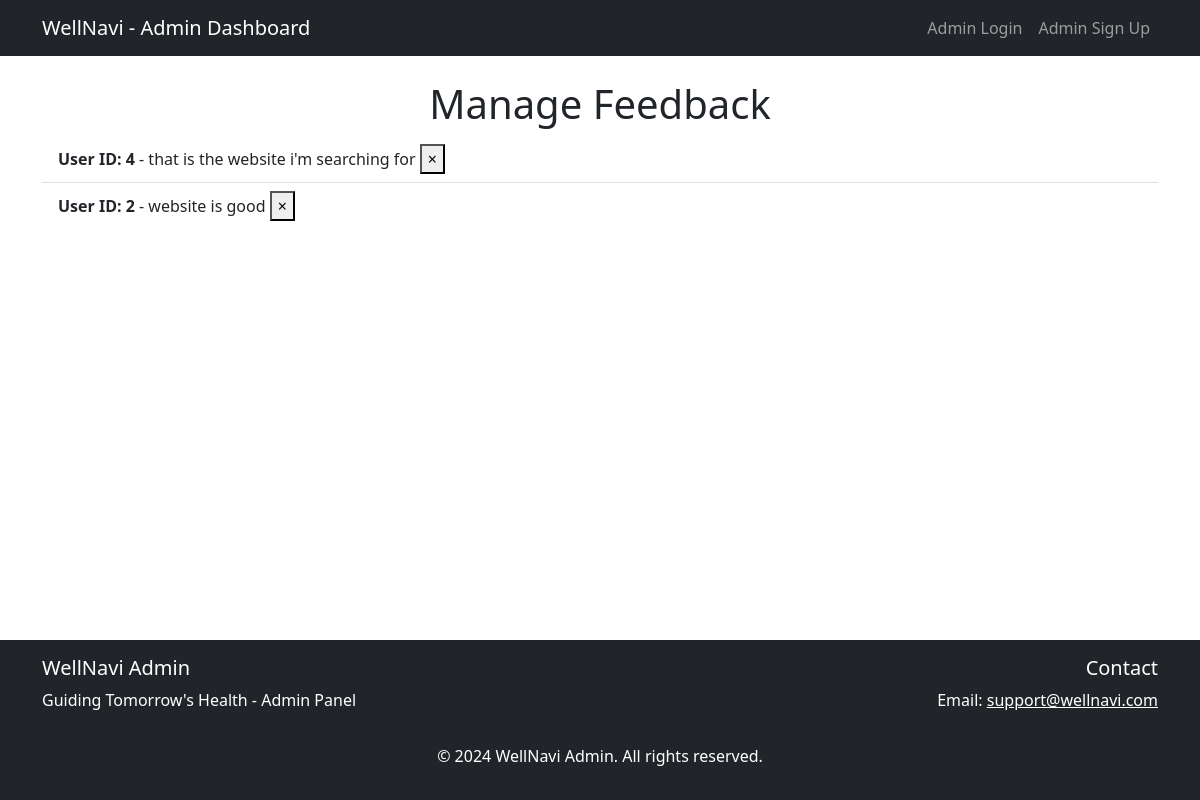
/manage_feedback (signed in), run on an earlier commit of the app's database.
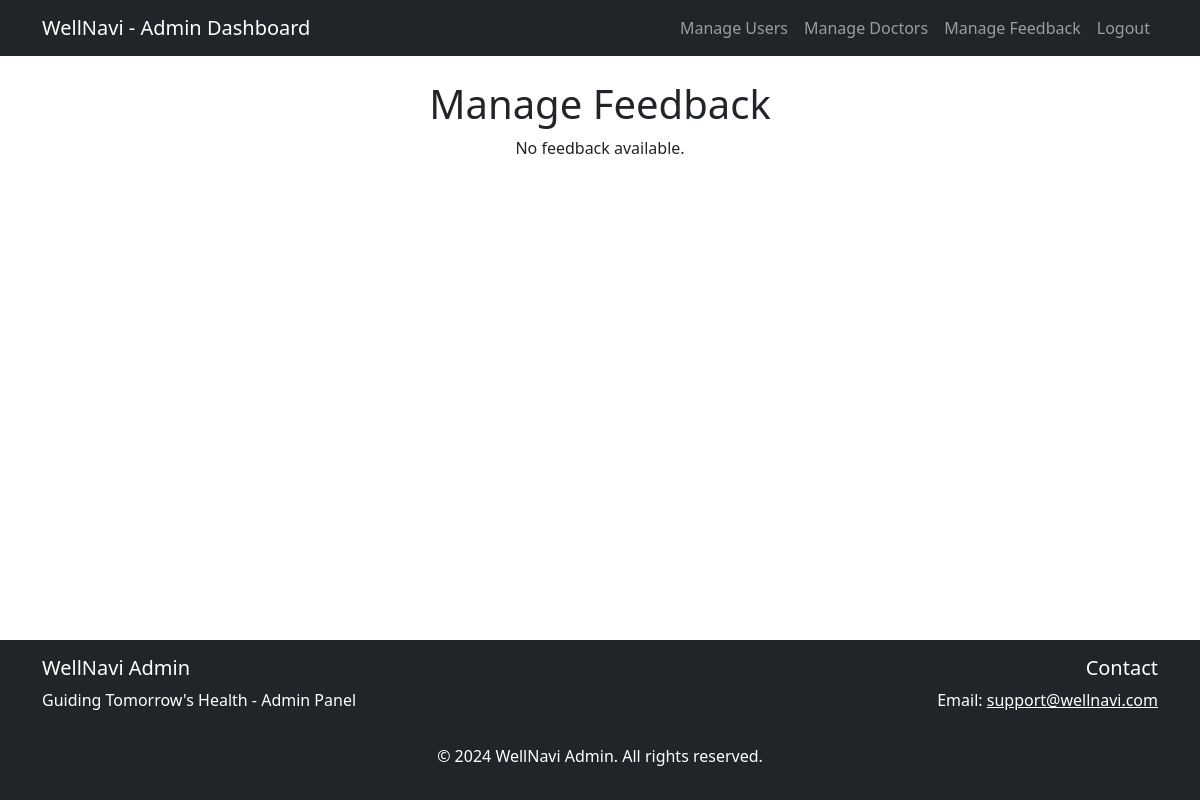
And on a later commit of the database.
### website/models.py (models this page shows)
class Note(db.Model):
    id = db.Column(db.Integer, primary_key=True)
    data = db.Column(db.String(200), nullable=False)
    user_id = db.Column(db.Integer, db.ForeignKey('user.id'), nullable=False)

### website/views.py (the view)
@views.route('/manage_feedback')
@login_required
def manage_feedback():
    notes = Note.query.all()
    return render_template('manage_feedback.html', notes=notes, user=current_user)

### website/__init__.py (called while the page is built)
def create_app():
    app = Flask(__name__)
    app.config['SECRET_KEY'] = 'hjshjhdjah kjshkjdhjs'
    app.config['SQLALCHEMY_DATABASE_URI'] = f'sqlite:///{DB_NAME}'
    db.init_app(app)
    from .views import views
    from .auth import auth
    app.register_blueprint(views, url_prefix='/')
    app.register_blueprint(auth, url_prefix='/')
    from .models import User, Note, Admin
    with app.app_context():
        create_database(app)
    login_manager = LoginManager()
    login_manager.login_view = 'auth.login'
    login_manager.init_app(app)
    @login_manager.user_loader
    def load_user(user_id):
        admin = Admin.query.get(int(user_id))
        if admin:
            return admin
        return User.query.get(int(user_id))
    return app

### website/templates/manage_feedback.html
{% extends "adminbase.html" %} {% block title %}Manage Feedback{% endblock %} {%
block content %}
<h1 class="text-center">Manage Feedback</h1>
<ul class="list-group list-group-flush">
  {% for note in notes %}
  <li class="list-group-item">
    <strong>User ID: {{ note.user_id }}</strong> - {{ note.data }}
    <form
      method="POST"
      action="{{ url_for('views.delete_feedback', note_id=note.id) }}"
      style="display: inline"
    >
      <button type="submit" class="close">
        <span aria-hidden="true">&times;</span>
      </button>
    </form>
  </li>
  {% endfor %}
</ul>
{% if not notes %}
<p class="text-center">No feedback available.</p>
{% endif %} {% endblock %}

What changed in the data, as far as the page shows it:
removed Note: user_id "4", data "that is the website i'm searching for"
removed Note: user_id "2", data "website is good"
Also different on the page:
text no longer shown: "Admin Login Admin Sign Up"
text now shown: "Manage Users Manage Doctors Manage Feedback Logout No feedback available."
